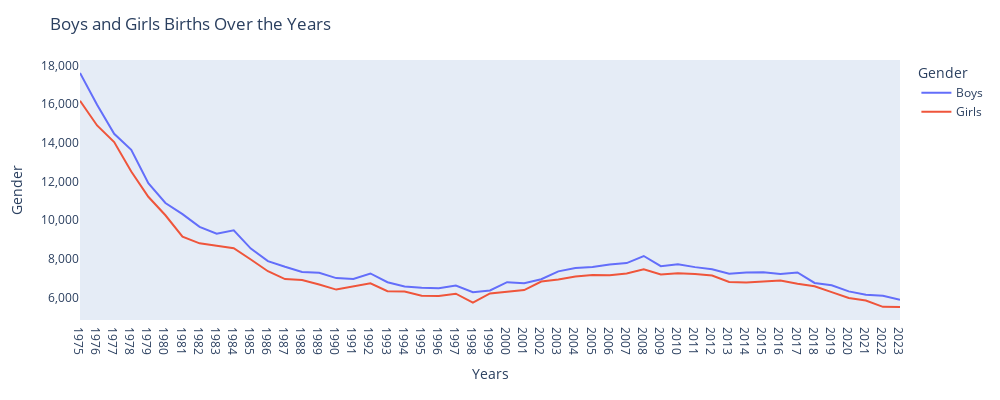

Notebook code for this chart:
### Code cell
# Without the total variable
# Create the traces of the plots
fig = px.line(babies, 
              x = "Year", 
              y=["Boys", "Girls"])


# Update the layout of the plot with a title
fig.update_layout(title_text='Boys and Girls Births Over the Years',
                 xaxis_title='Years',
                 yaxis_title='Gender',
                 legend_title='Gender',
                width=1000,  # Set the width of the plot (increase for wider)
                height=400   # Set the height of the plot (increase for taller)
                 )

# Ensure every year is displayed on the x-axis
fig.update_xaxes(
    dtick=1,  # Forces tick marks to appear every 1 year
    tickmode="linear",
    showgrid=False)

# Make the y-axis more detailed
fig.update_yaxes(
    dtick=2000, # Adjusts tick marks to show every 2,000 births
    tickformat=",",  # Adds comma formatting to large numbers
    showgrid=False  # Optional: shows grid lines for better readability
)

# Show the plot
fig.show()

### Figure 1 — Plotly figure (JSON) as saved in the notebook; plotly's stock layout.template omitted (floating-point values rounded to 4 significant figures)
{"data": [{"hovertemplate": "variable=Boys<br>Year=%{x}<br>value=%{y}<extra></extra>", "legendgroup": "Boys", "line": {"color": "#636efa", "dash": "solid"}, "marker": {"symbol": "circle"}, "mode": "lines", "name": "Boys", "orientation": "v", "showlegend": true, "type": "scatter", "x": [2023, 2022, 2021, 2020, 2019, 2018, 2017, 2016, 2015, 2014, 2013, 2012, 2011, 2010, 2009, 2008, 2007, 2006, 2005, 2004, 2003, 2002, 2001, 2000, 1999, 1998, 1997, 1996, 1995, 1994, 1993, 1992, 1991, 1990, 1989, 1988, 1987, 1986, 1985, 1984, 1983, 1982, 1981, 1980, 1979, 1978, 1977, 1976, 1975], "xaxis": "x", "y": [5874, 6090, 6135, 6312, 6626, 6749, 7292, 7216, 7302, 7294, 7219, 7456, 7566, 7718, 7615, 8141, 7776, 7703, 7573, 7519, 7347, 6941, 6734, 6785, 6356, 6273, 6614, 6479, 6503, 6563, 6785, 7238, 6956, 6998, 7272, 7316, 7582, 7875, 8524, 9474, 9294, 9646, 10306, 10882, 11901, 13632, 14459, 15962, 17603], "yaxis": "y"}, {"hovertemplate": "variable=Girls<br>Year=%{x}<br>value=%{y}<extra></extra>", "legendgroup": "Girls", "line": {"color": "#EF553B", "dash": "solid"}, "marker": {"symbol": "circle"}, "mode": "lines", "name": "Girls", "orientation": "v", "showlegend": true, "type": "scatter", "x": [2023, 2022, 2021, 2020, 2019, 2018, 2017, 2016, 2015, 2014, 2013, 2012, 2011, 2010, 2009, 2008, 2007, 2006, 2005, 2004, 2003, 2002, 2001, 2000, 1999, 1998, 1997, 1996, 1995, 1994, 1993, 1992, 1991, 1990, 1989, 1988, 1987, 1986, 1985, 1984, 1983, 1982, 1981, 1980, 1979, 1978, 1977, 1976, 1975], "xaxis": "x", "y": [5504, 5511, 5840, 5967, 6273, 6579, 6703, 6871, 6818, 6771, 6799, 7128, 7209, 7249, 7184, 7457, 7240, 7147, 7160, 7077, 6929, 6818, 6379, 6283, 6203, 5731, 6194, 6077, 6081, 6310, 6324, 6732, 6570, 6404, 6667, 6898, 6948, 7354, 7958, 8540, 8671, 8796, 9137, 10247, 11203, 12510, 14031, 14891, 16170], "yaxis": "y"}], "layout": {"height": 400, "legend": {"title": {"text": "Gender"}, "tracegroupgap": 0}, "margin": {"t": 60}, "title": {"text": "Boys and Girls Births Over the Years"}, "width": 1000, "xaxis": {"anchor": "y", "autorange": true, "domain": [0, 1], "dtick": 1, "range": [1975, 2023], "showgrid": false, "tickmode": "linear", "title": {"text": "Years"}, "type": "linear"}, "yaxis": {"anchor": "x", "autorange": true, "domain": [0, 1], "dtick": 2000, "range": [4832.0, 18280.0], "showgrid": false, "tickformat": ",", "title": {"text": "Gender"}, "type": "linear"}}}
